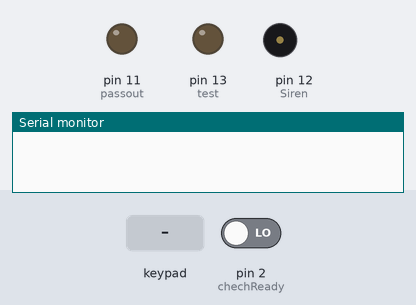
The sketch below on a simulated Arduino Uno, built with avr-gcc and run on an emulated ATmega328P. Shown: output pins drawn as LEDs (lit = HIGH), buzzer (waves = sounding), the last lines printed to the serial monitor. Inputs (shaded band) come from the test bench; at power-on: pin 2 (chechReady) LOW.

Above: at 1.2 s.
1.3 s: keypad keys 1 7 4 1 A D pressed 0.4 s apart
At 3.6 s:
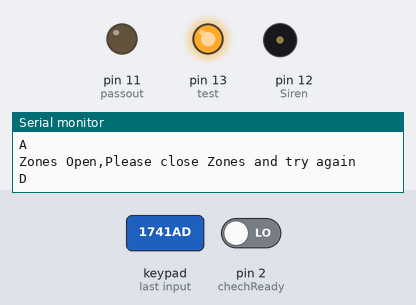
5.2 s: key 'B' pressed
8.2 s: key 'C' pressed
10.6 s: keypad keys 1 7 4 1 A pressed 0.4 s apart
14.1 s: key '*' pressed
17.1 s: keypad keys 1 7 4 1 A # pressed 0.4 s apart
Timing chart, 0 to 20.1 s (numbered marks = the images above; inputs shaded):
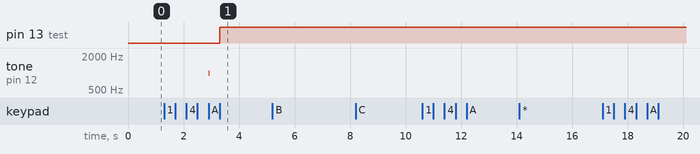

Measured:
- after the input at 1.3 s, pin 13 (test): LOW → HIGH after 2.0 s; tone on pin 12 (Siren): silent → 1000 Hz after 1.6 s, → silent 0.01 s later
- after the input at 5.2 s, every drawn part: stays the same

The sketch:

for_keyboard_arduino.ino
```cpp
#include <Keypad.h>
int passout=11;

int Pass_Length= 6;
char data[6];
char MasterArm[6]= "1741A";
char MasterDisArm[6]="1741B";
char testkey[2] ="D";
const byte ROWS = 4;
const byte COLS = 4;
byte data_count=0;
byte mastercount=0;
char kagelo = '#';

int chechReady=2;
int Siren =12;
int test  =13;

char hexaKeys[ROWS][COLS] = {
  {'1', '2', '3', 'A'},
  {'4', '5', '6', 'B'},
  {'7', '8', '9', 'C'},
  {'*', '0', '#', 'D'}
};

byte rowPins[ROWS] = {10, 9, 8, 7};
byte colPins[COLS] = {6, 5, 4, 3};

Keypad customKeypad = Keypad(makeKeymap(hexaKeys), rowPins, colPins, ROWS, COLS);

void setup(){
  pinMode(passout,OUTPUT);
  pinMode(chechReady,INPUT);
  pinMode(Siren,OUTPUT);
  Serial.begin(9600);
  pinMode(test,OUTPUT);
}

void loop(){
  char customKey = customKeypad.getKey();

   if (customKey){
      Serial.print('\n');
      Serial.print(customKey);

     data[data_count] = customKey;
       if(customKey==kagelo){
       clearData();
       Serial.print("\ncode clear try again");
       data_count--;
       }
     data_count++;
    }

  if(data_count == Pass_Length-1){
       if(!strcmp(data, MasterArm)){
           if(digitalRead(chechReady)==1){
              Serial.print("\nCorrect The System Armed]\n");
              digitalWrite(passout,HIGH);
             }
            else{
              tone(Siren,1000);
              delay(10);
              noTone(Siren);
              Serial.print("\nZones Open,Please close Zones and try again\n");
              }
       }
    else if(!strcmp(data, MasterDisArm)){
       Serial.print("\nCorrect The System DisArmed\n");
       digitalWrite(passout, LOW);
       }
      else{Serial.print("\nincorect");
       }

      clearData();

     }

     if(!strcmp(data,testkey))
      {
       healthCheck();
      }


  }
//--------------------------------------------
void clearData(){
  while(data_count !=0){
    data[data_count--]=0;
  }
}


void healthCheck(){
  {
     analogWrite(13, 600);
     delay(1900);
     analogWrite(13,680);
  }
}
```
